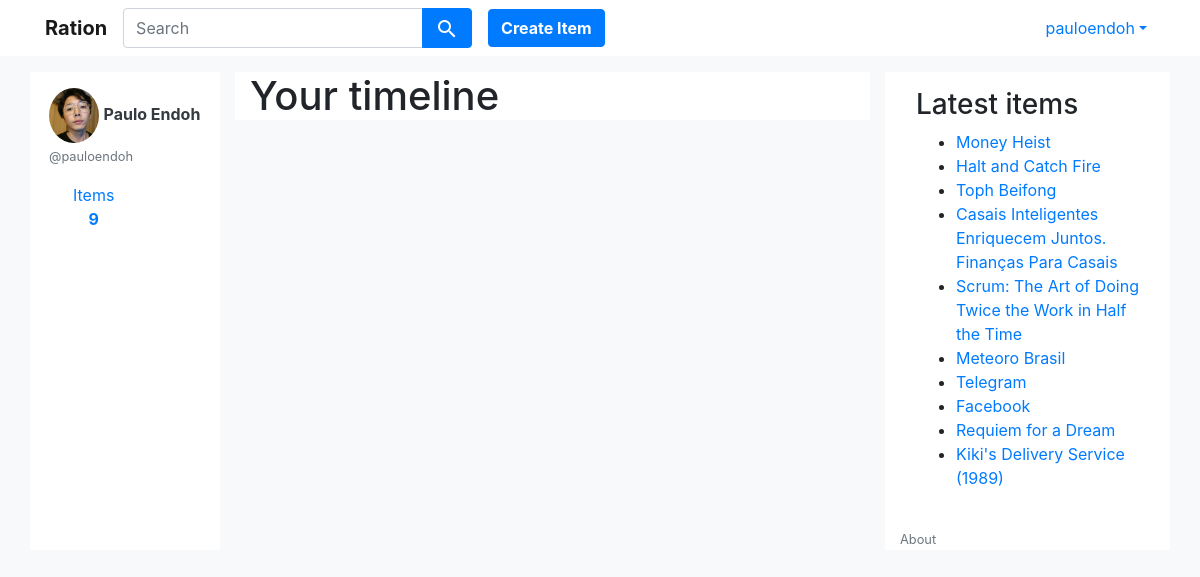
Screenshot of / (signed in) with the database file from the repository.
### core/models.py (models this page shows, shortened)
class Profile(models.Model):
    user = models.OneToOneField(
        User,
        related_name='profile',
        on_delete=models.CASCADE,
        primary_key=True
    )
    fullname = models.CharField(max_length=100)
    picture = models.ImageField(upload_to='profile_pics', null=True, blank=True)
    bio = models.TextField(null=True, blank=True)
    location = models.TextField(null=True, blank=True)
    website = models.TextField(null=True, blank=True)

class User_Item(models.Model):
    user = models.ForeignKey(User, related_name='user_items', on_delete=models.CASCADE)
    item = models.ForeignKey(Item, related_name='user_items', on_delete=models.CASCADE)
    rating = models.FloatField(validators=[MinValueValidator(1), MaxValueValidator(5)], null=True, blank=True)
    interest = models.FloatField(validators=[MinValueValidator(1), MaxValueValidator(3)], null=True, blank=True)

class Item(models.Model):
    name = models.CharField(max_length=255)
    description = models.TextField(null=True, blank=True)
    url = models.CharField(max_length=255, null=True, blank=True)
    tag = models.CharField(max_length=30, )
    creator = models.ForeignKey(User, on_delete=models.CASCADE)
    created_at = models.DateTimeField(auto_now_add=True)
    image = models.ImageField(upload_to='item_icons', null=True, blank=True)
    avg_rating = models.FloatField(null=True)
    avg_interest = models.FloatField(null=True)

### core/views.py (the view)
# urls.py: 2. Add a URL to urlpatterns:  path('', views.home, name='home')
def home(request):
    latest_items = get_latest_items(10)
    return render(request, 'home.html', {'latest_items': latest_items})

### core/utils.py (called while the page is built)
def get_latest_items(n):
    item_list = Item.objects.all().order_by('-created_at')[:n]
    return item_list

### templates/home.html
{% extends "base.html" %}
{% block content %}
<div class="mt-3 pb-2 container">
    <div class="row">
        <div class="col-2 bg-white">
            <div class="mt-3 ml-1">
                {% if user.is_authenticated %}
                <div class="d-block">
                    <img class="rounded-circle" src="/media/{{ request.user.profile.picture }}" width="50px"/>
                    <a href="{% url 'user' request.user.username %}" class="text-dark no-underline">
                        <b>{{ user.profile.fullname }}</b>
                        <br>
                        <small class="text-muted d-inline">@{{ user.username }}</small>
                    </a>
                </div>
                <nav class="navbar navbar-expand-sm">
                    <ul class="navbar-nav">
                        <li class="align-self-center">
                            <a class="nav-link text-center" href="{% url 'user_item_list' user.username %}">
                                Items<br>
                                <b>{{ user.user_items.all|length }}</b>
                            </a>
                        </li>
                    </ul>
                </nav>
                {% endif %}
            </div>
        </div>
        <div class="col-7 ">
            <div class="container bg-white">
                <h1>Your timeline</h1>
            </div>
        </div>
        <div class="col-3 bg-white">
            <div class="list-group p-3">
                <h3>Latest items</h3>
                <ul>
                    {% for item in latest_items %}
                    <li><a href="{% url 'item' item.id %}">{{ item.name }}</a></li>
                    {% endfor %}
                </ul>
            </div>
            <div class="mt-1"><a href="{% url 'about' %}" class="text-muted">
                <small>About</small>
            </a></div>
        </div>
    </div>
</div>
{% endblock %}

### templates/base.html (shortened to what this page needs)
{% load staticfiles %}
<!DOCTYPE html>
<html lang="en">
<head>
    <link rel="stylesheet" href="https://maxcdn.bootstrapcdn.com/bootstrap/4.0.0/css/bootstrap.min.css"
>
    <link href="{% static 'styles/main.css' %}" rel="stylesheet">
</head>
<body class="bg-light">
<nav class="navbar navbar-expand-sm bg-white navbar-light">
    <div class="container">
        <ul class="navbar-nav mr-auto">
            <li class="nav-item ">
                <a class="navbar-brand font-weight-bold" href="{% url 'home' %}">Ration</a>
            </li>
            <li class="nav-item">
                <form method="get" action="{% url 'search' %}">
                    <div class="input-group">
                        <input id='search-box' type="text" class="form-control" name="q" placeholder="Search"
                               />
                        <div class="input-group-append">
                            <button class="btn btn-primary"><i class="material-icons align-middle">search</i></button>
                        </div>
                    </div>
                </form>
            </li>
            {% if request.user.is_authenticated %}
            <div class="pl-3 align-self-center">
                <a class="" href="{% url 'create_item' %}">
                    <button type="button" class="btn btn-primary rounded font-weight-bold">Create Item</button>
                </a>
            </div>
            {% endif %}
        </ul>
        <ul class="navbar-nav">
            {% if request.user.is_authenticated %}
            <li class="nav-item dropdown">
                <a class="nav-link dropdown-toggle text-primary" href="#" id="navbardrop"
                   data-toggle="dropdown">{{ request.user.username }}</a>
            </li>
            {% endif %}
        </ul>
    </div>
</nav>
{% block content %}{% endblock %}
</body>
</html>

### static/styles/main.css (style rules this page uses)
.no-underline:link { text-decoration:none; }
#search-box { width:300px; }

### rows the page displays
Item: name "Money Heist"
Item: name "Halt and Catch Fire"
Item: name "Toph Beifong"
Item: name "Casais Inteligentes Enriquecem Juntos. Finanças Para Casais"
Item: name "Scrum: The Art of Doing Twice the Work in Half the Time"
Item: name "Meteoro Brasil"
Item: name "Telegram"
Item: name "Facebook"
Item: name "Requiem for a Dream"
Item: name "Kiki's Delivery Service (1989)"

### other values shown
{{ request.user.username }} "pauloendoh"
{{ user.profile.fullname }} "Paulo Endoh"
{{ user.username }} "pauloendoh"
{{ user.user_items.all|length }} "9"
